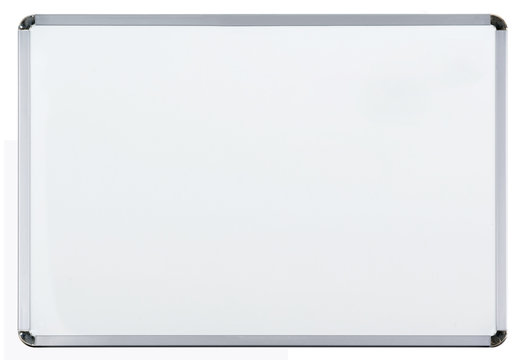
#> input picture opencv/basic/wb.jpg, 525 x 360 px, found by its file name
$ python draw.py
#> lines starting #> are read from the running program, lines starting #| are printed output that depends on the picture
import os
import cv2

img = cv2.imread("/home/anhoang/cv/opencv/drawing/wb.jpg")
#> img is the input picture: shape (360, 525, 3); mean B, G, R 237.6, 234.9, 232.7

print(img.shape)
#| (360, 525, 3)

#line
cv2.line(img, (100,150), (200,500), (0, 255, 0), 3)

#rectangle
cv2.rectangle(img, (200, 300), (400, 500), (0, 0, 255),5)

#circle
cv2.circle(img, (200, 300), 100, (0, 0, 255),5)
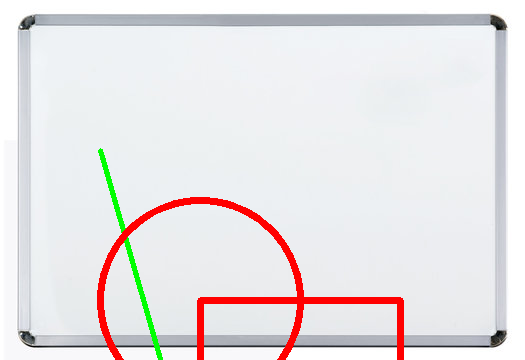
#> img: shape (360, 525, 3); mean B, G, R 229.7, 228.6, 232.1


cv2.imshow('img', img)
cv2.waitKey(0)

$ run again, with opencv/basic/apple.jpg copied over opencv/basic/wb.jpg
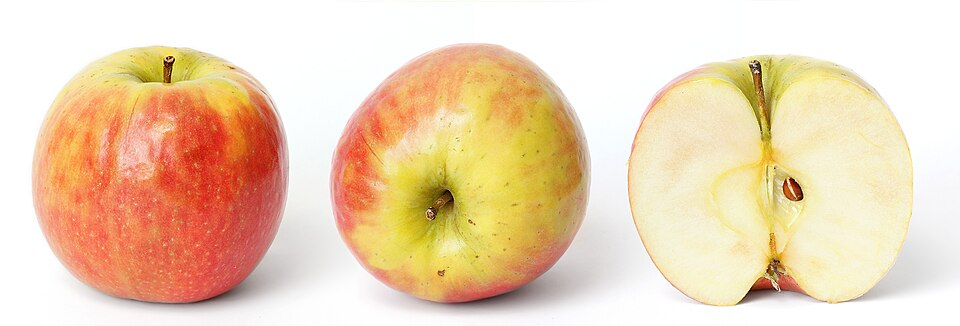
#> input picture opencv/basic/apple.jpg, 960 x 326 px, found by its file name
#> img is the input picture: shape (326, 960, 3); mean B, G, R 181.6, 212.1, 238.3
#| (326, 960, 3)
#> `cv2.circle(img, (200, 300), 100, (0, 0, 255),5)`:
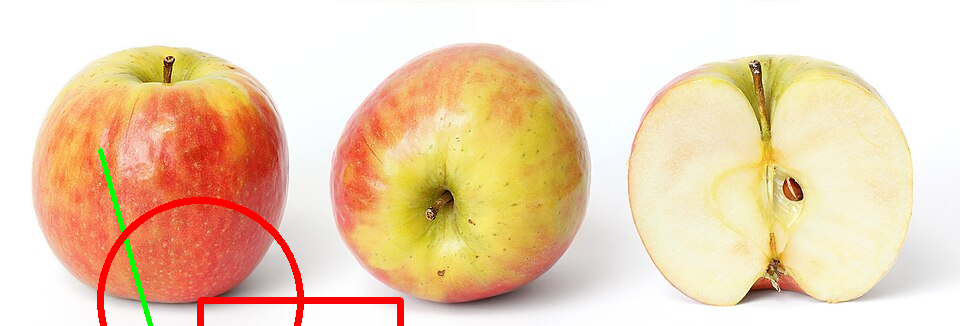
#> img: shape (326, 960, 3); mean B, G, R 179, 210, 238
